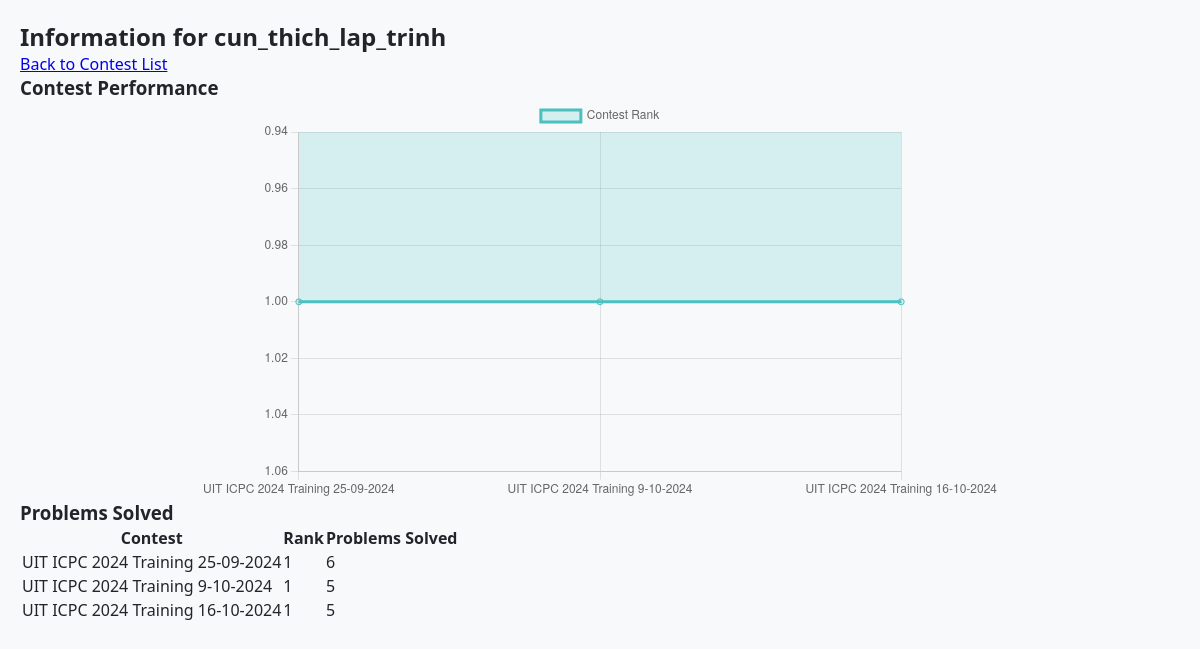
The page /member/cun_thich_lap_trinh on the database its author committed.
### backend/models.py (models this page shows)
class Contest(Base):
    __tablename__ = "contests"
    id = Column(Integer, primary_key=True, index=True)
    name = Column(String)
    type = Column(String)
    phase = Column(String)
    durationSeconds = Column(Integer)
    standings = relationship("Standing", back_populates="contest", cascade="all, delete-orphan")
    problems = relationship("Problem", back_populates="contest", cascade="all, delete-orphan")

### main.py (the view)
@app.get("/member/{handle}", response_class=HTMLResponse)
@app.get("/member", response_class=HTMLResponse)
async def member_info(request: Request, handle: str = None):
    if not handle:
        handle = request.query_params.get("handle")  # Get handle from query parameters
    db = Session()
    contests = db.query(Contest).all()
    member_data = []
    for contest in contests:
        standings = fetch_contest_standings(contest.id)
        for row in standings:
            if row["handle"] == handle:
                member_data.append({
                    "contest_name": contest.name,
                    "rank": row.get("rank", None),  # Add rank if available
                    "problems_solved": row["problems_solved"]
                })
    db.close()
    return templates.TemplateResponse("member.html", {
        "request": request,
        "handle": handle,
        "member_data": member_data
    })

### templates/member.html (shortened to what this page needs)
<!DOCTYPE html>
<html>
<head>
    <link rel="stylesheet" href="/static/style.css">
</head>
<body>
    <h2>Information for {{ handle }}</h2>
    <a href="/">Back to Contest List</a>
    <div class="member-info">
        <h3>Contest Performance</h3>
        <canvas id="rankChart"></canvas>
        <h3>Problems Solved</h3>
        <table>
            <tr>
                <th>Contest</th>
                <th>Rank</th>
                <th>Problems Solved</th>
            </tr>
            {% for data in member_data %}
            <tr>
                <td>{{ data.contest_name }}</td>
                <td>{{ data.rank if data.rank else "N/A" }}</td>
                <td>{{ data.problems_solved }}</td>
            </tr>
            {% endfor %}
        </table>
    </div>
    <script>
        // Prepare data for the rank chart
        const labels = {{ member_data | map(attribute='contest_name') | list | tojson }};
        const ranks = {{ member_data | map(attribute='rank') | list | tojson }};
        // Create the rank chart
        const ctx = document.getElementById('rankChart').getContext('2d');
        new Chart(ctx, {
            type: 'line',
            data: {
                labels: labels,
                datasets: [{
                    label: 'Contest Rank',
                    data: ranks,
                    borderColor: 'rgba(75, 192, 192, 1)',
                    backgroundColor: 'rgba(75, 192, 192, 0.2)',
                    fill: true
                }]
            },
            options: {
                scales: {
                    y: {
                        reverse: true, // Reverse the y-axis for ranks (lower is better)
                        beginAtZero: false
                    }
                }
            }
        });
    </script>
</body>
</html>

### static/style.css (style rules this page uses)
* { margin: 0; padding: 0; box-sizing: border-box; font-family: 'Segoe UI', Tahoma, Geneva, Verdana, sans-serif; }
body { background-color: #f8f9fa; color: #212529; padding: 20px; }

### templates/member.html (style rules this page uses)
#rankChart { width: 800px; height: 400px; margin: 0 auto; display: block; }

### rows shown on the page
Contest: contest_name "UIT ICPC 2024 Training 25-09-2024", rank "1", problems_solved "6"
Contest: contest_name "UIT ICPC 2024 Training 9-10-2024", rank "1", problems_solved "5"
Contest: contest_name "UIT ICPC 2024 Training 16-10-2024", rank "1", problems_solved "5"

### other values the page prints
{{ handle }} "cun_thich_lap_trinh"
chart data {{ member_data | map(attribute='contest_name') | list | tojson }} ["UIT ICPC 2024 Training 25-09-2024", "UIT ICPC 2024 Training 9-10-2024", "UIT ICPC 2024 Training 16-10-2024"]
chart data {{ member_data | map(attribute='rank') | list | tojson }} [1, 1, 1]
